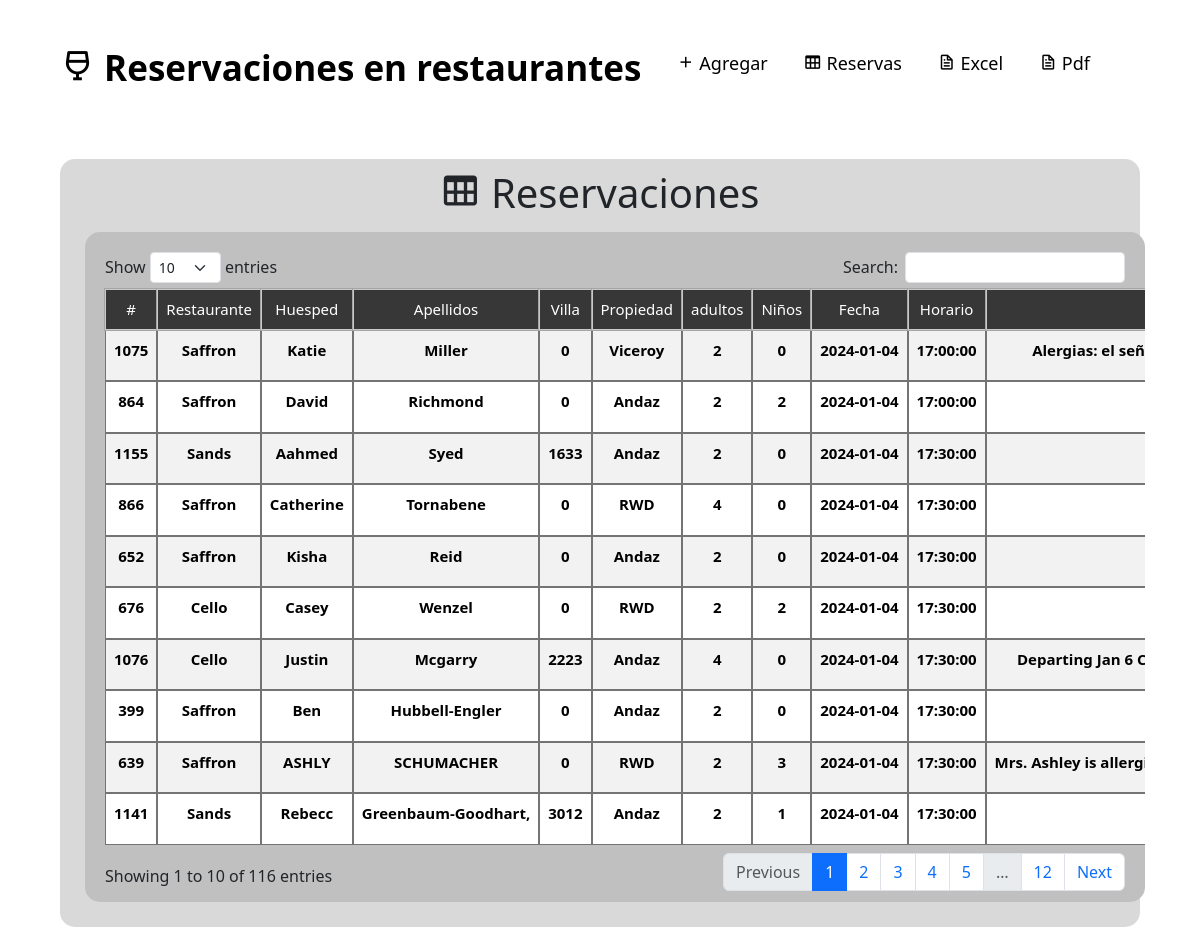
Page /Vistas/Views/Administrador/Restaurantes.php (signed in) on the committed database.
### tables this page shows
CREATE TABLE `reservas_restaurante` (
  `id_reserva_R` int(45) NOT NULL,
  `nombre_restaurante` int(45) NOT NULL,
  `huesped` varchar(45) NOT NULL,
  `apellidos` varchar(45) NOT NULL,
  `mesa` int(45) NOT NULL,
  `villa` int(45) NOT NULL,
  `propiedad` varchar(45) NOT NULL,
  `numero_personas` int(45) NOT NULL,
  `kids` int(45) NOT NULL,
  `fecha_reserva` date NOT NULL,
  `horario_reserva` time NOT NULL,
  `comentarios` varchar(1500) NOT NULL,
  `solicitante` varchar(45) NOT NULL,
  `fecha_creacion` timestamp NOT NULL DEFAULT current_timestamp() ON UPDATE current_timestamp(),
  `fecha_edicion` timestamp NOT NULL DEFAULT current_timestamp() ON UPDATE current_timestamp(),
  `usuario` varchar(45) NOT NULL,
  `usuario_edita` varchar(45) NOT NULL
);

CREATE TABLE `restaurantes` (
  `id_restaurante` int(45) NOT NULL,
  `nombre_restaurant` varchar(45) NOT NULL
);

### Vistas/Views/Administrador/Restaurantes.php (the view, shortened to what this page needs)
<!DOCTYPE html>
<html lang="en">
<head>
    <link rel="stylesheet" href="../../css/sidebarr.css">
    <link rel="stylesheet" href="../../css/formularios_tablas.css">
    <link rel="stylesheet" href="../../css/nombres_generales.css">
    <link rel="stylesheet" href="https://cdnjs.cloudflare.com/ajax/libs/twitter-bootstrap/5.3.0/css/bootstrap.min.css">
    <link rel="stylesheet" href="https://cdn.datatables.net/1.13.7/css/dataTables.bootstrap5.min.css">
    <link rel="stylesheet" href="https://cdn.datatables.net/responsive/2.5.0/css/responsive.bootstrap5.min.css">
    <link href="https://cdn.jsdelivr.net/npm/bootstrap@5.3.2/dist/css/bootstrap.min.css" rel="stylesheet">
    <link href='https://unpkg.com/boxicons@2.1.4/css/boxicons.min.css' rel='stylesheet'>
</head>
<body>
    <nav class="nav containeer">
            <div class="nav_logo">
                <a href="Bienvenida_administrador.php"><h3 class="nav_titulo"><i class="bx bx-wine"></i> Reservaciones en restaurantes</h3></a>
            </div>
            <ul class="nav_link nav_link--menu">
                <li class="nav_opciones">
                    <button type="submit" class="nav_links" data-bs-toggle="modal" data-bs-target="#restaurantes"><i class="bx bx-plus"></i> Agregar </button>
                </li>
                <li class="nav_opciones">
                    <button type="submit" class="nav_links" data-bs-toggle="modal" data-bs-target="#reservas"><i class="bx bx-table"></i> Reservas </button>
                </li>
                <li class="nav_opciones">
                    <button type="submit" class="nav_links" data-bs-toggle="modal" data-bs-target="#excel"><i class="bx bx-file"></i> Excel</button>
                </li>
				<li class="nav_opciones">
                    <button type="submit" class="nav_links" data-bs-toggle="modal" data-bs-target="#pdf"><i class="bx bx-file"></i> Pdf</button>
                </li>
            </ul>
        </nav>
    <section class="contenido_tabla">
            <h2><i class="bx bx-table"></i> Reservaciones</h2>
            <div class="tabla">
    <table id="tablas_generales" class="table table-striped nowrap" style="width:100%">
        <thead>
            <tr>
                <th class="text-center" style="background: #373737; color:#fff;">#</th>
                <th class="text-center" style="background: #373737; color:#fff;">Restaurante</th>
                <th class="text-center" style="background: #373737; color:#fff;">Huesped</th>
                <th class="text-center" style="background: #373737; color:#fff;">Apellidos</th>
                <th class="text-center" style="background: #373737; color:#fff;">Villa</th>
                <th class="text-center" style="background: #373737; color:#fff;">Propiedad</th>
                <th class="text-center" style="background: #373737; color:#fff;">adultos</th>
                <th class="text-center" style="background: #373737; color:#fff;">Niños</th>
                <th class="text-center" style="background: #373737; color:#fff;">Fecha</th>
                <th class="text-center" style="background: #373737; color:#fff;">Horario</th>
                <th class="text-center" style="background: #373737; color:#fff;">Comentarios</th>
            </tr>
        </thead>
        <tbody>
            <?php
            include('../../../Modelos/Base/base_datos.php');
            $consulta = $conexion->query("SELECT * FROM reservas_restaurante RE INNER JOIN restaurantes R ON RE.nombre_restaurante = r.id_restaurante WHERE fecha_reserva = CURDATE()  ORDER BY horario_reserva");
            foreach($consulta as $reservas){
                ?>
                <tr>
                    <td><?php echo $reservas['id_reserva_R']; ?></td>
                    <td><?php echo $reservas['nombre_restaurant']; ?></td>
                    <td><?php echo $reservas['huesped']; ?></td>
                    <td><?php echo $reservas['apellidos']; ?></td>
                    <td><?php echo $reservas['villa']; ?></td>
                    <td><?php echo $reservas['propiedad']; ?></td>
                    <td><?php echo $reservas['numero_personas']; ?></td>
                    <td><?php echo $reservas['kids']; ?></td>
                    <td><?php echo $reservas['fecha_reserva']; ?></td>
                    <td><?php echo $reservas['horario_reserva']; ?></td>
                    <td><?php echo $reservas['comentarios']; ?></td>
                </tr>
            <?php
            }
            ?>
        </tbody>
    </table>
			</div>
    </section>
</body>
</html>

### Vistas/css/sidebarr.css (style rules this page uses)
.containeer { width: 90%; margin: 0 auto; padding: 2.5rem; overflow: hidden; }
.nav { height: 100%; display: flex; align-items: center; }
.nav_titulo { font-weight: bolder; color: #000; font-size: 35px; }
.nav_logo a { text-decoration: none; transition: .5s; }
.nav_link { margin-left: auto; padding: 0; display: grid; grid-auto-flow: column; grid-auto-columns: max-content; gap: 1em; }
.nav_opciones { list-style: none; }
.nav_links { background: none; padding: 10px; border: none; border-radius: 10px; color:#000; text-decoration: none; transition: .8s; font-size: 18px; }

### Vistas/css/formularios_tablas.css (style rules this page uses)
.contenido_tabla { width: 90%; min-height: 750px; background: rgba(192, 192, 192, 0.6); padding: 10px; margin: 1rem auto; border-radius: 15px; }
.contenido_tabla h2 { text-align: center; font-size: 2.5rem; }
.tabla { background: rgb(192,192,192); border-radius: 15px; height: 670px; overflow-y: scroll; margin-top: 22px; margin: 15px; padding: 20px; }
.tabla { width: 100%; border-collapse: separate; border-spacing: 0px; }
.tabla th { position: sticky; top: 0px; background: rgba(24, 24, 24, 0.6); color: #fff; text-align: center; font-weight: normal; font-size: 15px; outline: 0.7px solid rgb(165, 165, 165); border: 1.5px solid rgb(201, 201, 201); }
.tabla th, .tabla td { padding: 15px; padding-top: 12px; padding-bottom: 12px; }
.tabla td { background-color: #fff; color: rgb(0,0,0); text-align: center; font-size: 15px; border: 1px solid rgba(24, 24, 24, 0.6); padding-left: 20px; font-weight: 600; }
@media (max-width: 1500px) { table th, table td { padding: 15px; padding-top: 5px; padding-bottom: 5px; } }

### rows in the picture
reservas_restaurante: id_reserva_R "1075", nombre_restaurante.nombre_restaurant "Saffron", huesped "Katie", apellidos "Miller", villa "0", propiedad "Viceroy", numero_personas "2", kids "0", fecha_reserva "2024-01-04", horario_reserva "17:00:00", comentarios "Alergias: el…"
reservas_restaurante: id_reserva_R "864", nombre_restaurante.nombre_restaurant "Saffron", huesped "David", apellidos "Richmond", villa "0", propiedad "Andaz", numero_personas "2", kids "2", fecha_reserva "2024-01-04", horario_reserva "17:00:00"
reservas_restaurante: id_reserva_R "1155", nombre_restaurante.nombre_restaurant "Sands", huesped "Aahmed", apellidos "Syed", villa "1633", propiedad "Andaz", numero_personas "2", kids "0", fecha_reserva "2024-01-04", horario_reserva "17:30:00"
reservas_restaurante: id_reserva_R "866", nombre_restaurante.nombre_restaurant "Saffron", huesped "Catherine", apellidos "Tornabene", villa "0", propiedad "RWD", numero_personas "4", kids "0", fecha_reserva "2024-01-04", horario_reserva "17:30:00"
reservas_restaurante: id_reserva_R "652", nombre_restaurante.nombre_restaurant "Saffron", huesped "Kisha", apellidos "Reid", villa "0", propiedad "Andaz", numero_personas "2", kids "0", fecha_reserva "2024-01-04", horario_reserva "17:30:00"
reservas_restaurante: id_reserva_R "676", nombre_restaurante.nombre_restaurant "Cello", huesped "Casey", apellidos "Wenzel", villa "0", propiedad "RWD", numero_personas "2", kids "2", fecha_reserva "2024-01-04", horario_reserva "17:30:00"
reservas_restaurante: id_reserva_R "1076", nombre_restaurante.nombre_restaurant "Cello", huesped "Justin", apellidos "Mcgarry", villa "2223", propiedad "Andaz", numero_personas "4", kids "0", fecha_reserva "2024-01-04", horario_reserva "17:30:00", comentarios "Departing Jan 6…"
reservas_restaurante: id_reserva_R "399", nombre_restaurante.nombre_restaurant "Saffron", huesped "Ben", apellidos "Hubbell-Engler", villa "0", propiedad "Andaz", numero_personas "2", kids "0", fecha_reserva "2024-01-04", horario_reserva "17:30:00"
reservas_restaurante: id_reserva_R "639", nombre_restaurante.nombre_restaurant "Saffron", huesped "ASHLY", apellidos "SCHUMACHER", villa "0", propiedad "RWD", numero_personas "2", kids "3", fecha_reserva "2024-01-04", horario_reserva "17:30:00", comentarios "Mrs. Ashley is…"
reservas_restaurante: id_reserva_R "1141", nombre_restaurante.nombre_restaurant "Sands", huesped "Rebecc", apellidos "Greenbaum-Goodhart,", villa "3012", propiedad "Andaz", numero_personas "2", kids "1", fecha_reserva "2024-01-04", horario_reserva "17:30:00"
